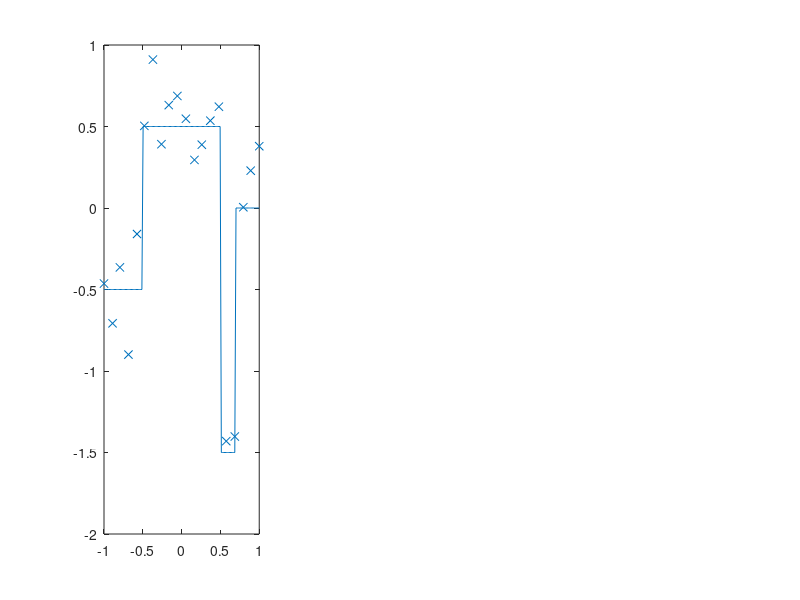

Recreate this plot in MATLAB. (Note: this script raises an error after producing the figure.)
% Optimization: try with Cauchy regularizer directly instead of noncentred
rng(69);

%% MCMC parameters
mcmc.method = 'pcn';    % MCMC method (pcn, mala)
mcmc.mix_ratio = 0;   % Ratio of MALA steps to pCN steps (mixed method)
S = 1000000;      % MCMC samples
mcmc.beta = 0.01;       % pCN jump parameter
mcmc.h = 0.0001;                 % MALA step size parameter
mcmc.local = 1000;        % how many steps to calculate local acceptance rate?
mcmc.thinning = 1000;    % how often to update figure?
mcmc.burnin = 100000;
mcmc.b_acc_target = 0.2;
mcmc.h_acc_target = 0.2;

%% Model parameters
md.d = 1;              % Spatial dimension 
md.H = [10,10,10];    % Layer widths
md.L = 2;              % Number of hidden layers
md.N = 2^7;            % Sample on N or N*N grid
md.J = 20;
md.gm = 0.2;

% Calculate total number of weights
md.NW = md.d*md.H(1) + md.H(1);
for l=2:md.L
    md.NW = md.NW + md.H(l)*md.H(l-1) + md.H(l);
end
md.NW = md.NW + md.H(md.L);

% Define the spatial grid
md.XX = linspace(-1,1,md.N)';

% Create the truth, forward map, data
%UT = (0.5*(sign(md.XX+0.5)-sign(md.XX-0.5))-0.5)+cos(4*pi*md.XX).*(md.XX>0.5);

UT = (0.5*(sign(md.XX+0.5)-sign(md.XX-0.5))-0.5)...
        - 2*(0.5*(sign(md.XX-0.5)-sign(md.XX-0.7))-0.5).*(md.XX>0.5)...
        + 1*(0.5*(sign(md.XX-0.5)-sign(md.XX-0.7))-0.5).*(md.XX>0.7);

%UT = (0.5*(sign(md.XX+0.5))) + (cos(2*pi*md.XX)-1).*(md.XX>0);

obsInd = round(linspace(1,md.N,md.J));
basis = speye(md.N);

B = zeros(md.N);
for j=1:md.N
    B(:,j) = idct(dct(full(basis(:,j))).*exp(-0.0*(1:md.N)'));
end

A = basis(obsInd,:);
G = A*B;

y = G*UT + normrnd(0,1,md.J,1)*md.gm;

% Objective function
J = @(xi) JFull(xi,md);

% Cost function
md.cost = @(U) norm(G*U-y)^2/(2*md.gm^2);
md.dcost = @(U) G'*(G*U-y)/md.gm^2;

% Activation function
md.sig = @(z) tanh(z);
md.dsig = @(z) 2*sqrt(2)*normpdf(z*sqrt(2));

% Non-centring function
md.lambda = @(z) tan(pi*normcdf(z)-pi/2);
md.dlambda = @(z) pi*sec(pi*normcdf(z)-pi/2).^2.*normpdf(z);

subplot(131);
plot(md.XX,UT);axis([-1,1,-2,1]);
hold on
scatter(md.XX(obsInd),y,'x');
hold off


% Finite Difference test
%{
xi = normrnd(0,1,md.NW,1);
U = normrnd(0,1,md.N,1);

basis = speye(md.NW);
basisN = speye(md.N);
[~,PhiXi,DPhi_adj] = build_net(xi,md);
Cost0 = md.cost(U);
DCost_adj = md.dcost(U);
DPhi_fd = zeros(md.NW,1);
DCost_fd = zeros(md.N,1);

ep = 1e-8;
for j=1:md.NW
    [~,PhiXiP] = build_net(xi+ep*basis(:,j),md);
    DPhi_fd(j) = (PhiXiP-PhiXi)/ep;
end
for j=1:md.N
    DCost_fd(j) = (md.cost(U+ep*basisN(:,j))-Cost0)/ep;
end

subplot(131)
plot(DPhi_adj);
subplot(132)
plot(DPhi_fd);
subplot(133)
plot(DPhi_adj./DPhi_fd);
return
%}

% Performance test
%{
tic
for j=1:1000
xi = normrnd(0,1,md.NW,1);
[~,PhiXi,DPhiXi] = build_net(xi,md);
end
toc
return
%}

%% Gradient Descent
%
xi = normrnd(0,1,md.NW,1);
a0 = 30e-5;
maxIt = 20;

PhiTrace = zeros(S,1);
DPhiTrace = zeros(S,1);
for j=1:S
    [U,PhiXi,DPhiXi] = build_net(xi,md);
    PhiTrace(j) = PhiXi+sum(log(1+xi.^2));
    DPhiTrace(j) = norm(DPhiXi + 2*xi./(1+xi.^2));
    
    if mod(j,50) == 0
        fprintf('Phi = %f\t DPhi = %f\n',PhiTrace(j),DPhiTrace(j));
        subplot(132)
        semilogy(1:j,PhiTrace(1:j));
        %subplot(132);
        %semilogy(1:j,DPhiTrace(1:j));
        subplot(133);
        plot(md.XX,UT);
        hold on
        plot(md.XX,U);axis([-1,1,-2,1]);
        hold off        
        pause(0.01);
    end
    
    %[ac,~] = LineSearch(xi,-DPhiXi-xi,a0,maxIt,J);
    ac = a0;
    xi = xi - ac*(DPhiXi + 2*xi./(1+xi.^2)) + 0*sqrt(2*ac)*normrnd(0,1,md.NW,1);
    
    if ac < 1e-16
        maxIt = min(1e3,maxIt*2);
    end

end
return
%disp(size(U))
%disp(PhiXi);
%plot(md.XX,U)
%


function z = JFull(xi,model)
    [~,PhiXi] = build_net(xi,model);
    z = PhiXi + norm(xi)^2/2;
end

function [U,PhiXi,DPhiXi] = build_net(xi,model)

    N = model.N;
    L = model.L;
    H = model.H;
    XX = model.XX;
    
    xi0 = xi;
    xi = xi0;
    % Extract weights/biases from xi
    W = cell(L+1,1);
    B = cell(L,1);
    
    curr_ind = 1;
    next_ind = model.d*H(1);
    W{1} = reshape(xi(curr_ind:next_ind),H(1),model.d);
    curr_ind = next_ind;
    next_ind = curr_ind + H(1);
    B{1} = xi(curr_ind+1:next_ind);
    
    for l=2:L
        curr_ind = next_ind;
        next_ind = curr_ind + H(l-1)*H(l);
        W{l} = reshape(xi(curr_ind+1:next_ind),H(l),H(l-1));
        curr_ind = next_ind;
        next_ind = curr_ind + H(l);
        B{l} = xi(curr_ind+1:next_ind);
    end
    curr_ind = next_ind;
    W{L+1} = reshape(xi(curr_ind+1:end),1,H(L));
    
    % Calculate U
    U = W{1}*XX' + B{1};
    U = model.sig(U);
    for l=2:L
        U = model.sig(W{l}*U + B{l});
    end
    U = (W{L+1}*U)'/H(L);
    
    % Return Phi(U)
    if nargout > 1
        PhiXi = model.cost(U);
    end
    
    % Return DPhi(U)  
    if nargout > 2
    
        dcost = model.dcost(U);

        % Build network
        z = cell(L+1,1);
        a = cell(L+1,1);

        z{1} = W{1}*XX' + B{1};
        a{1} = model.sig(z{1});
        for l=2:L
            z{l} = W{l}*a{l-1} + B{l};
            a{l} = model.sig(z{l});
        end
        z{L+1} = W{L+1}*a{L};
        a{L+1} = z{L+1};  

        % Calculate cost derivative (backprop);
        delta = cell(L+1,1);
        delta{L+1} = ones(1,N);

        for l=L:-1:1
           delta{l} = (W{l+1}'*delta{l+1}).*model.dsig(z{l}); 
        end

        temp = delta{1}.*XX';
        dC = temp;
        dC = [dC;delta{1}];
        for l=2:L+1
            temp2 = delta{l}(:,1)*a{l-1}(:,1)';
            temp = temp2(:);
            for n=2:N
                temp2 = delta{l}(:,n)*a{l-1}(:,n)';
                temp = [temp,temp2(:)];          
            end
            dC = [dC;temp];
            if l < L+1
                dC = [dC;delta{l}];
            end
        end

        %dC = model.dlambda(xi0).*dC;
        DPhiXi = dC*dcost/H(L);

    end
end

    

